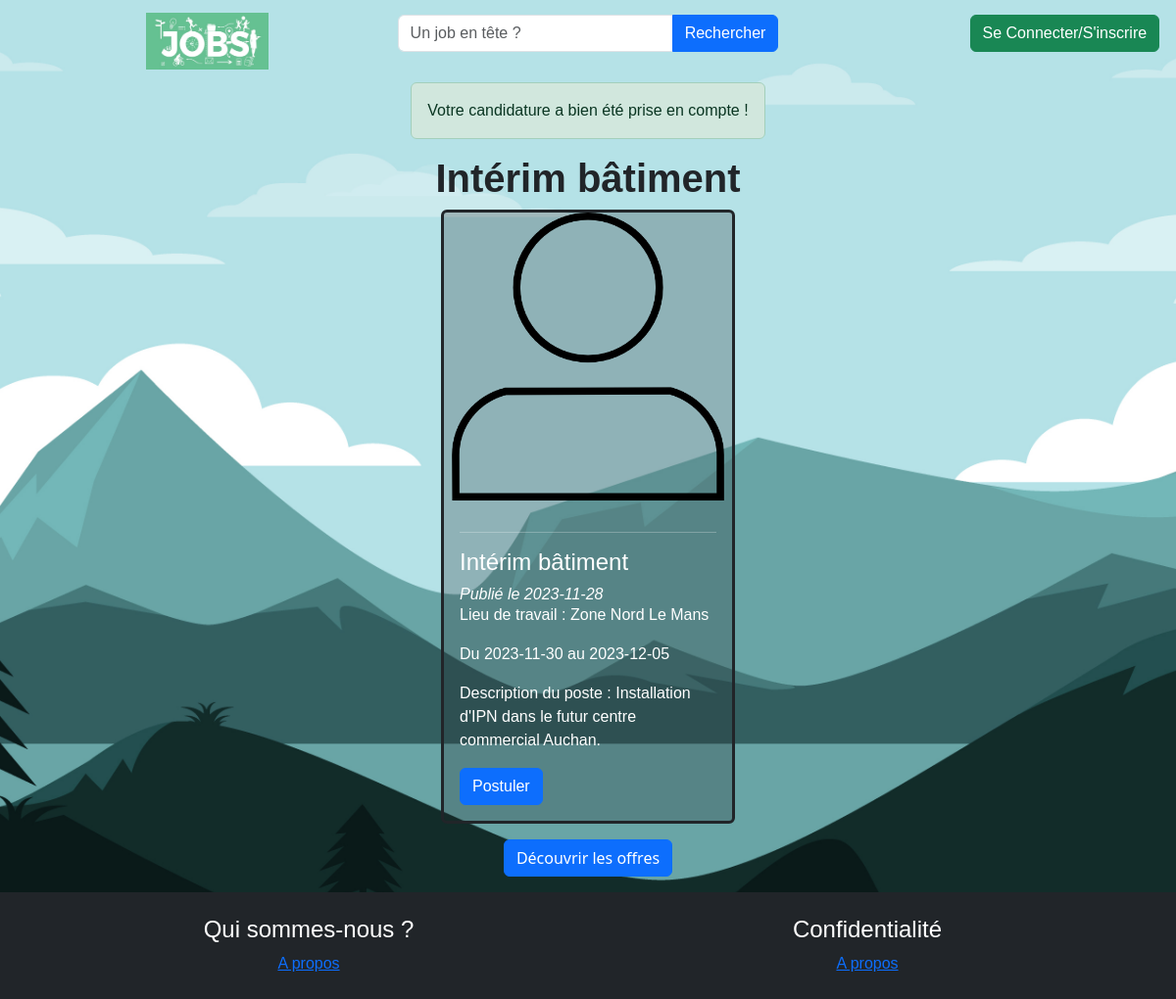
Before: /controleur/postuler.php?idOffre=13 with the older database file.
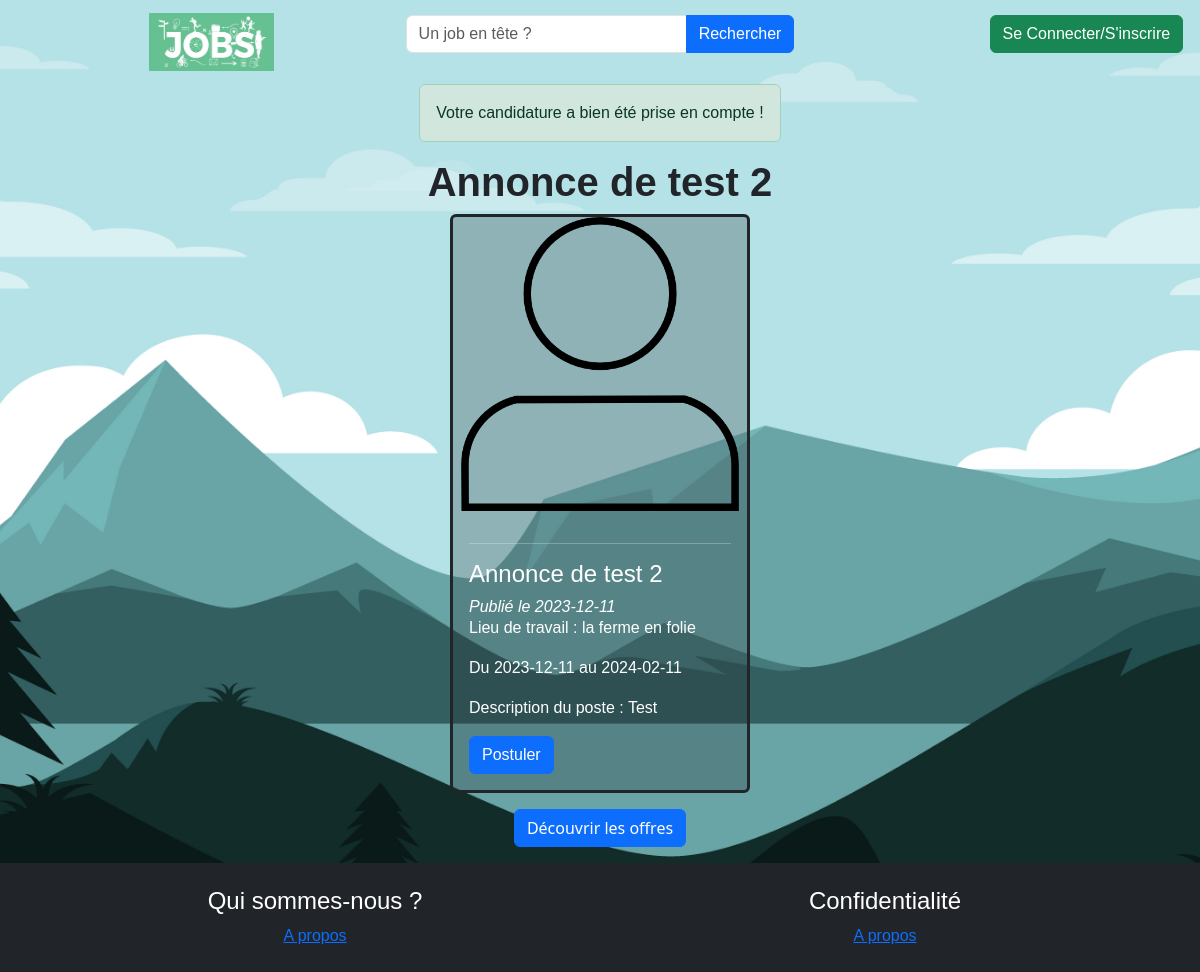
After: the same page with the newer database file.
### tables this page shows
CREATE TABLE `offre` (
  `idOffre` int(11) NOT NULL,
  `intitoffre` varchar(255) NOT NULL,
  `idAct` int(11) NOT NULL,
  `lieuTravail` varchar(100) NOT NULL,
  `idContrat` int(11) NOT NULL,
  `debutPeriod` date NOT NULL,
  `finPeriod` date DEFAULT NULL,
  `descOffre` text NOT NULL,
  `idEmployeur` int(11) NOT NULL,
  `idValidation` tinyint(1) NOT NULL DEFAULT 0,
  `datePublication` date NOT NULL DEFAULT current_timestamp()
);

### controleur/postuler.php (called while the page is built, shortened)
<?php
$idOffreCandid = $_GET["idOffre"];
$idEtudiantCandid = $_SESSION["idUser"];
require_once('modele/mod_annonces.php');
require_once('modele/mod_offre.php');
$errMesg = null;
$statusMesg = "alert-danger";
$result = applyAJob($idOffreCandid, $idEtudiantCandid);
switch($result){
  default:
    $errMesg = "Votre candidature a bien été prise en compte !";
    $statusMesg = "alert-success";
    break;
}
$uneOffre = getOffer($idOffreCandid);
require_once('vue/vue_uneOffre.php');
?>

### modele/mod_offre.php (called while the page is built, shortened)
<?php
function applyAJob($idOffre, $idEtudiant){
    $bdd = db_connect();
    $reqVerifyStudent = $bdd->prepare("SELECT idUser FROM utilisateur WHERE idUser = ? AND idStatut = 1");
    if(!$reqVerifyStudent->execute([intval($idEtudiant)])) return ERROR_BDD_OFFER;
    if($reqVerifyStudent->rowCount()==0) return USER_NOT_FOUND;
    return OFFER_ADDED;
}
?>

### modele/mod_annonces.php (called while the page is built, shortened)
<?php
function getOffer($idOffre){
    $bdd = db_connect();
    $req = $bdd->prepare("SELECT * FROM offre WHERE idOffre = ?");
    if(!$req->execute([$idOffre])) return false;
    return $req->fetch(PDO::FETCH_ASSOC);
}
?>

### vue/vue_uneOffre.php (the view)
<?php
    require("vue/vue_entete.php");
?>
<?php
        $intitoffre = $uneOffre['intitoffre'];
        $lieutravail = $uneOffre['lieuTravail'];
        $debutperiode = $uneOffre['debutPeriod'];
        $finperiode = $uneOffre['finPeriod'];
        $description = $uneOffre['descOffre'];
        $datepublication = $uneOffre['datePublication'];
        $idcontrat = $uneOffre['idContrat'];
        $idOffreCandid = $uneOffre['idOffre'];
?>
    <?php if($errMesg != null): ?>
        <p class="alert <?= $statusMesg ?>"><?= $errMesg ?></p>
    <?php endif; ?>
    <h1 class="title fw-bold"><?= $intitoffre ?></h1>
    <div class="card bg-dark bg-opacity-25 text-white rounded border-dark border-3 col-3">
            <img src="vue/images/user.png" class="card-img-top">
            <div class="card-body">
              <hr>
              <h4 class="card-title"><?= $intitoffre?></h4>
                <em><h6 class="card-text"><?="Publié le ", $datepublication ?></h6></em>
                <p class="card-text"><?="Lieu de travail : ", $lieutravail ?></p>
                <?php
                      if(!is_null($finperiode)){
                ?>
                        <p class="card-text"><?="Du ", $debutperiode," au ", $finperiode ?></p>
                <?php
                      }elseif ($idcontrat==1) {
                ?>
                        <p class="card-text"><?="Le ", $debutperiode ?></p>
                <?php
                      }elseif ($idcontrat==3) {
                ?>
                        <p class="card-text"><?="A partir du ", $debutperiode ?></p>
                <?php
                      }
                ?>
                <p class="card-text"><?="Description du poste : ", $description ?></p>
                <a href="index.php?section=postuler&idOffre=<?= $idOffreCandid ?>" class="btn btn-primary">Postuler</a>
            </div>
          </div>
          <a href="index.php?section=lesOffres" class="btn btn-primary mb-3 mt-3">Découvrir les offres</a>
<?php require("vue/vue_footer.php"); ?>

Changed rows visible on the page:
changed offre: intitoffre "Intérim bâtiment" → "Annonce de test 2"; datePublication "2023-11-28" → "2023-12-11"; lieuTravail "Zone Nord Le Mans" → "la ferme en folie"; debutPeriod "2023-11-30" → "2023-12-11"; finPeriod "2023-12-05" → "2024-02-11"; descOffre "Installation d'IPN dans le futur centre commercial Auchan." → "Test"
